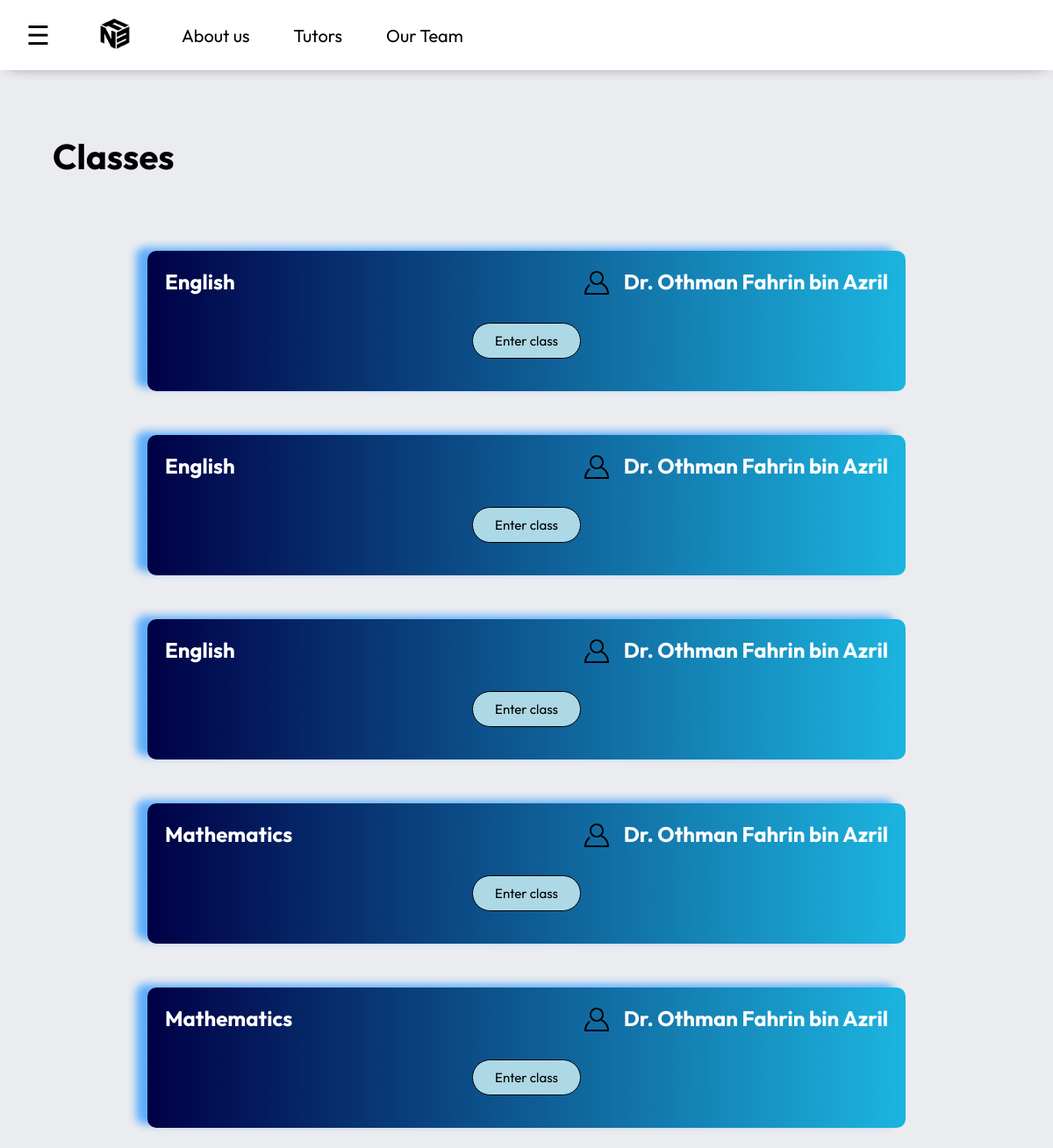
/desktop_tutor2.php (signed in), run on the app's committed database.
### tables this page shows
CREATE TABLE `booking_db` (
  `Booking_ID` int(11) NOT NULL,
  `Student_ID` varchar(6) NOT NULL,
  `Tutor_ID` varchar(6) NOT NULL,
  `Level_Code` varchar(3) NOT NULL,
  `Allocation_ID` int(11) DEFAULT NULL,
  `Subject_ID` varchar(5) DEFAULT NULL,
  `Booking_Date` date DEFAULT NULL
);

CREATE TABLE `subject_db` (
  `Subject_ID` varchar(5) NOT NULL,
  `Subject_Name` varchar(25) NOT NULL
);

CREATE TABLE `tutor_db` (
  `Tutor_ID` varchar(6) NOT NULL,
  `Tutor_Phone` varchar(13) NOT NULL,
  `Password_Tut` varchar(10) NOT NULL,
  `Tutor_Name` varchar(100) DEFAULT NULL
);

### desktop_tutor2.php (the view, shortened to what this page needs)
<?php
	include ('connection.php');
	include ('sidebar.php');
?>
<link rel="stylesheet" href="style/class.css">
<center>
<body>
	<section class="class-container">
		<h2>Classes</h2>
		<div class="class">
			<?php
					$Tutor_ID = $_SESSION["Username"];
					$sql = "select * from booking_db
					join subject_db on booking_db.Subject_ID = subject_db.Subject_ID
					JOIN tutor_db ON booking_db.Tutor_ID = tutor_db.Tutor_ID
					join allocation_db on booking_db.Allocation_ID = allocation_db.Allocation_ID
					where booking_db.Tutor_ID = '$Tutor_ID'";
				  $data = mysqli_query($connection, $sql);
				  if (!$data) {
				echo "Error: " . mysqli_error($connection);
				} else {
				while ($result = mysqli_fetch_array($data)) {
					echo "<tr><div class='container'><div><td>". $result['Subject_Name'] ."</td>
					<br>
					<td><div><!DOCTYPE svg  PUBLIC '-//W3C//DTD SVG 1.1//EN'  'http://www.w3.org/Graphics/SVG/1.1/DTD/svg11.dtd'><svg enable-background='new 0 0 32 32' height='32px' id='Layer_1' version='1.1' viewBox='0 0 32 32' width='32px' xml:space='preserve' xmlns='http://www.w3.org/2000/svg' xmlns:xlink='http://www.w3.org/1999/xlink'><g><polyline fill='none' points='   649,137.999 675,137.999 675,155.999 661,155.999  ' stroke='#FFFFFF' stroke-linecap='round' stroke-linejoin='round' stroke-miterlimit='10' stroke-width='2'/><polyline fill='none' points='   653,155.999 649,155.999 649,141.999  ' stroke='#FFFFFF' stroke-linecap='round' stroke-linejoin='round' stroke-miterlimit='10' stroke-width='2'/><polyline fill='none' points='   661,156 653,162 653,156  ' stroke='#FFFFFF' stroke-linecap='round' stroke-linejoin='round' stroke-miterlimit='10' stroke-width='2'/></g><path d='M21.947,16.332C23.219,14.915,24,13.049,24,11c0-4.411-3.589-8-8-8s-8,3.589-8,8s3.589,8,8,8  c1.555,0,3.003-0.453,4.233-1.224c4.35,1.639,7.345,5.62,7.726,10.224H4.042c0.259-3.099,1.713-5.989,4.078-8.051  c0.417-0.363,0.46-0.994,0.097-1.411c-0.362-0.416-0.994-0.46-1.411-0.097C3.751,21.103,2,24.951,2,29c0,0.553,0.448,1,1,1h26  c0.553,0,1-0.447,1-1C30,23.514,26.82,18.615,21.947,16.332z M10,11c0-3.309,2.691-6,6-6s6,2.691,6,6s-2.691,6-6,6S10,14.309,10,11z '/></svg>" . $result['Tutor_Name'] . "</div></td>
					</div><button class='classes'><a href='class.php'>Enter class</a></button>
					<br></div></tr>
					";
				}
			}
			?>
			</div>
	</section>
</body>
</center>

### style/top_page.css (style rules this page uses)
body { background-color: #EBECF0; margin: 0; padding: 0; }

### style/class.css (style rules this page uses)
.class-container { font-family: 'Outfit', sans-serif; display: flex; flex-direction: column; padding-top: 15vh; text-align: left; width: 90%; align-content: center; justify-content: center; gap: 50px; }
.class-container h2 { font-size: 5vh; }
.class-container .class { display: flex; flex-direction: column; gap: 50px; width: 80%; align-self: center; }
.class div.container { font-size: 3vh; font-weight: 700; display: flex; flex-direction: column; justify-content: space-between; gap: 30px; height: 15vh; padding: 20px; color: white; background: linear-gradient(to right, #000046, #1cb5e0); box-shadow: -13px -4px 10px 0px rgba(28,145,255,0.68); border-radius: 10px; }
.class div.container div { display: flex; flex-direction: row; justify-content: space-between; gap: 15px; }
.class div.container button { width: 15%; padding: 10px 0px; align-self: center; border: none; background-color: lightblue; border-radius: 30px; border: 0.5px solid black; }
.class div.container a { font-family: 'Outfit', sans-serif; font-size: 15px; color: black; text-decoration: none; }

### data on the page
booking_db: Subject_ID.Subject_Name "English", Tutor_ID.Tutor_Name "Dr. Othman Fahrin bin Azril"
booking_db: Subject_ID.Subject_Name "English", Tutor_ID.Tutor_Name "Dr. Othman Fahrin bin Azril"
booking_db: Subject_ID.Subject_Name "English", Tutor_ID.Tutor_Name "Dr. Othman Fahrin bin Azril"
booking_db: Subject_ID.Subject_Name "Mathematics", Tutor_ID.Tutor_Name "Dr. Othman Fahrin bin Azril"
booking_db: Subject_ID.Subject_Name "Mathematics", Tutor_ID.Tutor_Name "Dr. Othman Fahrin bin Azril"
